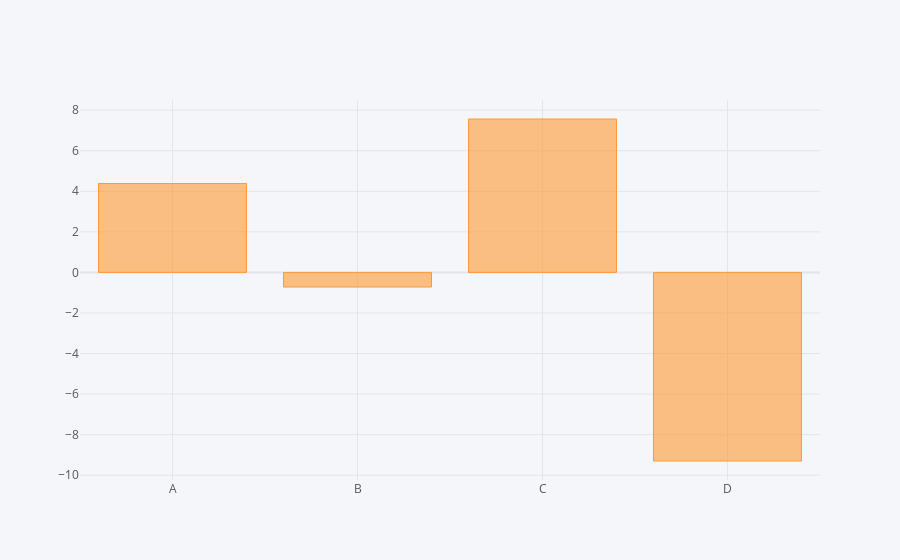

This figure's notebook cell:
### Code cell
df.sum().iplot(kind='bar')

### Figure 1 — Plotly figure (JSON) as saved in the notebook; plotly's stock layout.template omitted (floating-point values rounded to 4 significant figures)
{"data": [{"marker": {"color": "rgba(255, 153, 51, 0.6)", "line": {"color": "rgba(255, 153, 51, 1.0)", "width": 1}}, "name": "None", "orientation": "v", "text": "", "type": "bar", "x": ["A", "B", "C", "D"], "y": [4.382, -0.7211, 7.565, -9.301]}], "layout": {"legend": {"bgcolor": "#F5F6F9", "font": {"color": "#4D5663"}}, "paper_bgcolor": "#F5F6F9", "plot_bgcolor": "#F5F6F9", "title": {"font": {"color": "#4D5663"}}, "xaxis": {"gridcolor": "#E1E5ED", "showgrid": true, "tickfont": {"color": "#4D5663"}, "title": {"font": {"color": "#4D5663"}, "text": ""}, "zerolinecolor": "#E1E5ED"}, "yaxis": {"gridcolor": "#E1E5ED", "showgrid": true, "tickfont": {"color": "#4D5663"}, "title": {"font": {"color": "#4D5663"}, "text": ""}, "zerolinecolor": "#E1E5ED"}}}
